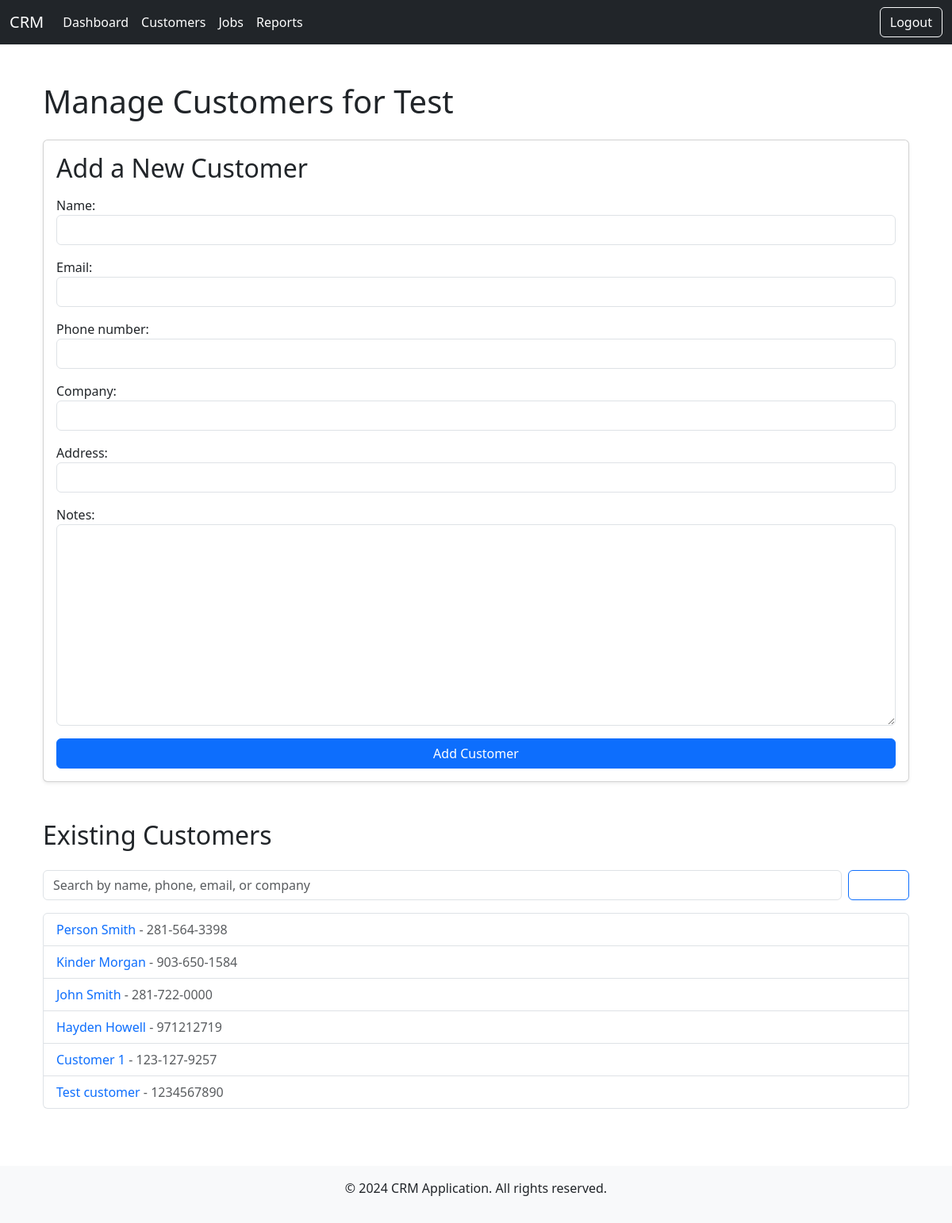
/customers/customers/ (signed in), run on the app's committed database.
### teams/models.py (models this page shows, shortened)
class Team(models.Model):
    id = models.UUIDField(primary_key=True, default=uuid.uuid4, editable=False)
    name = models.CharField(max_length=100)
    slug = models.SlugField(max_length=50, unique=True, blank=True)
    creator = models.ForeignKey(User, on_delete=models.CASCADE, null=True)
    members = models.ManyToManyField(User, related_name='teams', blank=True)

### customers/models.py (models this page shows, shortened)
class Customer(models.Model):
    team = models.ForeignKey(Team, related_name='customers', on_delete=models.CASCADE)
    name = models.CharField(max_length=255)
    email = models.EmailField()
    phone_number = models.CharField(max_length=20, blank=True, null=True)
    company = models.CharField(max_length=255, blank=True, null=True)
    address = models.CharField(max_length=255, blank=True, null=True)
    notes = models.TextField(blank=True, null=True)

### customers/views.py (the view)
# urls.py: path('customers/', views.customer_list, name='customer_list'),
@login_required
def customer_list(request):
    user = request.user
    if not user.teams.exists():
        return redirect('create_team_or_invite')
    team = user.teams.first()
    try:
        team_member = TeamMember.objects.get(team=team, user=user)
        access_level = team_member.access_level
        can_add_customer = team_member.access_level >= 3  # Only level 2 or higher can add customers
    except TeamMember.DoesNotExist:
        can_add_customer = False
    if request.method == 'POST' and can_add_customer:
        form = CustomerForm(request.POST)
        if form.is_valid():
            customer = form.save(commit=False)
            customer.team = team
            customer.save()
            ActivityLog.objects.create(
                team_member=team_member,
                action='Added Customer:',
                affected_object=f"{customer.name} (Customer)"
        )
            return redirect('customer_list')
    else:
        form = CustomerForm()
    query = request.GET.get('q')  # Get the search query from the URL
    if query:
        customers = Customer.objects.filter(team=team).filter(
            Q(name__icontains=query) |
            Q(phone_number__icontains=query) |
            Q(email__icontains=query) |
            Q(company__icontains=query)
        )
    else:
        customers = Customer.objects.filter(team=team)
    context = {
        'form': form,
        'customers': customers,
        'team': team,
        'can_add_customer': can_add_customer,
        'access_level': access_level,  # Pass to template
    }
    return render(request, 'customers/customer_list.html', context)

### customers/forms.py
class CustomerForm(forms.ModelForm):
    class Meta:
        model = Customer
        fields = ['name', 'email', 'phone_number', 'company', 'address', 'notes']

### context_processors.py (called while the page is built, shortened)
def access_level_context(request):
    return {}

### reports/templatetags/custom_filters.py (called while the page is built)
@register.filter
def add_class(field, css_class):
    return field.as_widget(attrs={"class": css_class})

### customers/templates/customers/customer_list.html (shortened to what this page needs)
{% extends "base.html" %}
{% block content %}
{% load custom_filters %}
<div class="container py-4">
    <h1 class="mb-4">Manage Customers for {{ team.name }}</h1>
    {% if can_add_customer %}
    <div class="card shadow-sm mb-5">
        <div class="card-body">
            <h2 class="card-title mb-3">Add a New Customer</h2>
            <form method="POST">
                <div class="mb-3">
                    {{ form.name.label_tag }}
                    {{ form.name|add_class:"form-control" }}
                </div>
                <div class="mb-3">
                    {{ form.email.label_tag }}
                    {{ form.email|add_class:"form-control" }}
                </div>
                <div class="mb-3">
                    {{ form.phone_number.label_tag }}
                    {{ form.phone_number|add_class:"form-control" }}
                </div>
                <div class="mb-3">
                    {{ form.company.label_tag }}
                    {{ form.company|add_class:"form-control" }}
                </div>
                <div class="mb-3">
                    {{ form.address.label_tag }}
                    {{ form.address|add_class:"form-control" }}
                </div>
                <div class="mb-3">
                    {{ form.notes.label_tag }}
                    {{ form.notes|add_class:"form-control" }}
                </div>
                <button type="submit" class="btn btn-primary w-100">Add Customer</button>
            </form>
        </div>
    </div>
    {% else %}
    <div class="alert alert-warning">
        You do not have permission to add customers.
    </div>
    {% endif %}
    <h2 class="mb-4">Existing Customers</h2>
    <form method="GET" action="{% url 'customer_list' %}" class="d-flex mb-3">
        <input
            type="text"
            name="q"
            class="form-control me-2"
            placeholder="Search by name, phone, email, or company"
            value="{{ query|default_if_none:'' }}">
        <button type="submit" class="btn btn-outline-primary">Search</button>
    </form>
    <ul class="list-group">
        {% for customer in customers %}
        <li class="list-group-item d-flex justify-content-between align-items-center">
            <span>
                <a href="{% url 'customer_detail' customer.id %}" class="text-decoration-none">{{ customer.name }}</a>
                <span class="text-muted"> - {{ customer.phone_number }}</span>
            </span>
        </li>
        {% empty %}
        <li class="list-group-item text-muted">No customers yet.</li>
        {% endfor %}
    </ul>
</div>
{% endblock %}

### static/custom.css (style rules this page uses)
.navbar-brand, .nav-link, .btn { color: #ffffff !important; }

### data on the page
Team: name "Test"
Customer: name "Person Smith", phone_number "281-564-3398"
Customer: name "Kinder Morgan", phone_number "903-650-1584"
Customer: name "John Smith", phone_number "281-722-0000"
Customer: name "Hayden Howell", phone_number "971212719"
Customer: name "Customer 1", phone_number "123-127-9257"
Customer: name "Test customer", phone_number "1234567890"

### other printed values
{{ current_year|default:2024 }} "2024"
